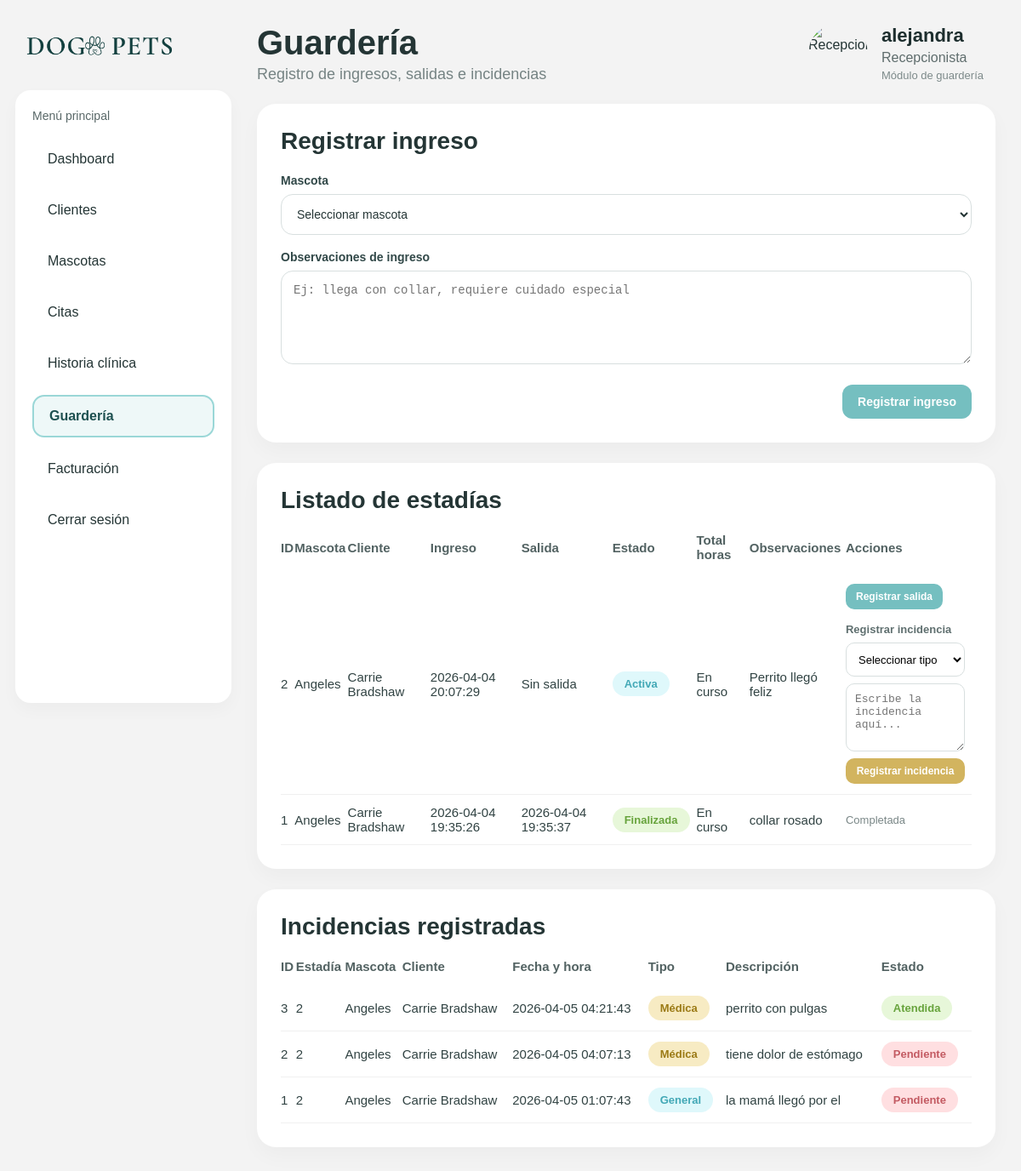
The app's page /recepcionista/guarderia (signed in) with its own data.
### tables this page shows
CREATE TABLE guarderia_estadias (
            id INTEGER PRIMARY KEY AUTOINCREMENT,
            mascota_id INTEGER NOT NULL,
            fecha_hora_ingreso TEXT NOT NULL,
            fecha_hora_salida TEXT,
            observaciones_ingreso TEXT,
            estado TEXT NOT NULL DEFAULT 'Activa',
            total_horas REAL,
            FOREIGN KEY (mascota_id) REFERENCES mascotas (id)
        );

CREATE TABLE mascotas (
        id INTEGER PRIMARY KEY AUTOINCREMENT,
        nombre TEXT NOT NULL,
        especie TEXT NOT NULL,
        raza TEXT,
        edad INTEGER,
        cliente_id INTEGER NOT NULL, estado TEXT NOT NULL DEFAULT 'Activo',
        FOREIGN KEY (cliente_id) REFERENCES clientes (id)
        );

CREATE TABLE clientes (
            id INTEGER PRIMARY KEY AUTOINCREMENT,
            nombre TEXT NOT NULL,
            documento TEXT NOT NULL UNIQUE,
            telefono TEXT NOT NULL,
            correo TEXT NOT NULL,
            direccion TEXT
        , estado TEXT NOT NULL DEFAULT 'Activo');

CREATE TABLE guarderia_incidencias (
            id INTEGER PRIMARY KEY AUTOINCREMENT,
            estadia_id INTEGER NOT NULL,
            fecha_hora TEXT NOT NULL DEFAULT CURRENT_TIMESTAMP,
            descripcion TEXT NOT NULL, tipo TEXT NOT NULL DEFAULT 'General', atendida INTEGER NOT NULL DEFAULT 0,
            FOREIGN KEY (estadia_id) REFERENCES guarderia_estadias (id)
        );

### app.py (the view)
@app.route("/recepcionista/guarderia")
def guarderia():
    if not login_requerido():
        return redirect(url_for("login"))
    if session.get("rol") not in ["recepcionista", "guarderia"]:
        return "No autorizado", 403
    conn = get_db_connection()
    mascotas_db = conn.execute("""
        SELECT
            mascotas.id,
            mascotas.nombre AS mascota_nombre,
            clientes.nombre AS cliente_nombre
        FROM mascotas
        JOIN clientes ON mascotas.cliente_id = clientes.id
        ORDER BY mascotas.nombre ASC
    """).fetchall()
    estadias_db = conn.execute("""
        SELECT
            guarderia_estadias.id,
            guarderia_estadias.fecha_hora_ingreso,
            guarderia_estadias.fecha_hora_salida,
            guarderia_estadias.observaciones_ingreso,
            guarderia_estadias.estado,
            guarderia_estadias.total_horas,
            mascotas.nombre AS mascota_nombre,
            clientes.nombre AS cliente_nombre
        FROM guarderia_estadias
        JOIN mascotas ON guarderia_estadias.mascota_id = mascotas.id
        JOIN clientes ON mascotas.cliente_id = clientes.id
        ORDER BY guarderia_estadias.id DESC
    """).fetchall()
    incidencias_db = conn.execute("""
        SELECT
            guarderia_incidencias.id,
            guarderia_incidencias.fecha_hora,
            guarderia_incidencias.tipo,
            guarderia_incidencias.descripcion,
            guarderia_incidencias.atendida,
            guarderia_estadias.id AS estadia_id,
            mascotas.nombre AS mascota_nombre,
            clientes.nombre AS cliente_nombre
        FROM guarderia_incidencias
        JOIN guarderia_estadias ON guarderia_incidencias.estadia_id = guarderia_estadias.id
        JOIN mascotas ON guarderia_estadias.mascota_id = mascotas.id
        JOIN clientes ON mascotas.cliente_id = clientes.id
        ORDER BY guarderia_incidencias.id DESC
    """).fetchall()
    conn.close()
    return render_template(
        "recepcionista/guarderia.html",
        nombre=session["nombre"],
        rol=session["rol"],
        mascotas=mascotas_db,
        estadias=estadias_db,
        incidencias=incidencias_db
    )

### app.py (called while the page is built)
def get_db_connection():
    return DatabaseSingleton().get_connection()

def login_requerido():
    return "rol" in session

### database.py (called while the page is built)
    def __new__(cls):
        if cls._instance is None:
            cls._instance = super(DatabaseSingleton, cls).__new__(cls)
        return cls._instance

    def get_connection(self):
        conn = sqlite3.connect(self._db_path)
        conn.row_factory = sqlite3.Row
        return conn

### templates/recepcionista/guarderia.html (shortened to what this page needs)
<!DOCTYPE html>
<html lang="es">
<head>
    <link rel="stylesheet" href="{{ url_for('static', filename='css/styles.css') }}">
</head>
<body class="app-page">
    <div class="app-layout">
        <aside class="sidebar">
            <div class="logo-box">
                <img src="{{ url_for('static', filename='img/logo.png') }}" class="logo-img" alt="Logo DOG PETS">
            </div>
            <div class="menu-box">
                <p class="menu-title">Menú principal</p>
                <ul class="menu-list">
                    {% if rol == 'recepcionista' %}
                        <li><a href="{{ url_for('dashboard') }}" class="menu-link">Dashboard</a></li>
                        <li><a href="{{ url_for('clientes') }}" class="menu-link">Clientes</a></li>
                        <li><a href="{{ url_for('mascotas') }}" class="menu-link">Mascotas</a></li>
                        <li><a href="{{ url_for('citas') }}" class="menu-link">Citas</a></li>
                        <li><a href="{{ url_for('historias') }}" class="menu-link">Historia clínica</a></li>
                        <li><a href="{{ url_for('guarderia') }}" class="menu-link active">Guardería</a></li>
                        <li><a href="{{ url_for('facturacion') }}" class="menu-link">Facturación</a></li>
                    {% elif rol == 'guarderia' %}
                        <li><a href="{{ url_for('dashboard') }}" class="menu-link">Dashboard</a></li>
                        <li><a href="{{ url_for('guarderia') }}" class="menu-link active">Guardería</a></li>
                    {% endif %}
                    <li><a href="{{ url_for('logout') }}" class="menu-link">Cerrar sesión</a></li>
                </ul>
            </div>
        </aside>
        <main class="main-content">
            <header class="topbar">
                <div class="welcome-box">
                    <h2>Guardería</h2>
                    <p>Registro de ingresos, salidas e incidencias</p>
                </div>
                <div class="profile-box">
                    {% if rol == 'guarderia' %}
                        <img src="{{ url_for('static', filename='img/guarderia.png') }}" class="avatar-img" alt="Guardería">
                        <div>
                            <h3>{{ nombre }}</h3>
                            <p class="role-text">Encargado de guardería</p>
                            <span class="date-text">Módulo de guardería</span>
                        </div>
                    {% else %}
                        <img src="{{ url_for('static', filename='img/recepcionista.jpg') }}" class="avatar-img" alt="Recepcionista">
                        <div>
                            <h3>{{ nombre }}</h3>
                            <p class="role-text">Recepcionista</p>
                            <span class="date-text">Módulo de guardería</span>
                        </div>
                    {% endif %}
                </div>
            </header>
            <section class="clientes-grid">
                <div class="card form-card">
                    <div class="card-header">
                        <h3>Registrar ingreso</h3>
                    </div>
                    <form action="{{ url_for('registrar_ingreso_guarderia') }}" method="POST" class="client-form">
                        <div class="form-group">
                            <label for="mascota_id">Mascota</label>
                            <select id="mascota_id" name="mascota_id" required>
                                <option value="">Seleccionar mascota</option>
                            </select>
                        </div>
                        <div class="form-group">
                            <label for="observaciones_ingreso">Observaciones de ingreso</label>
                            <textarea id="observaciones_ingreso" name="observaciones_ingreso" placeholder="Ej: llega con collar, requiere cuidado especial"></textarea>
                        </div>
                        <div class="form-actions">
                            <button type="submit" class="btn-secondary">Registrar ingreso</button>
                        </div>
                    </form>
                </div>
                <div class="card table-card">
                    <div class="card-header">
                        <h3>Listado de estadías</h3>
                    </div>
                    <table>
                        <thead>
                            <tr>
                                <th>ID</th>
                                <th>Mascota</th>
                                <th>Cliente</th>
                                <th>Ingreso</th>
                                <th>Salida</th>
                                <th>Estado</th>
                                <th>Total horas</th>
                                <th>Observaciones</th>
                                <th>Acciones</th>
                            </tr>
                        </thead>
                        <tbody>
                            {% if estadias %}
                                {% for estadia in estadias %}
                                    <tr>
                                        <td>{{ estadia.id }}</td>
                                        <td>{{ estadia.mascota_nombre }}</td>
                                        <td>{{ estadia.cliente_nombre }}</td>
                                        <td>{{ estadia.fecha_hora_ingreso }}</td>
                                        <td>{{ estadia.fecha_hora_salida if estadia.fecha_hora_salida else 'Sin salida' }}</td>
                                        <td>
                                            {% if estadia.estado == 'Activa' %}
                                                <span class="badge badge-info">Activa</span>
                                            {% else %}
                                                <span class="badge badge-success">Finalizada</span>
                                            {% endif %}
                                        </td>
                                        <td>{{ estadia.total_horas if estadia.total_horas else 'En curso' }}</td>
                                        <td>{{ estadia.observaciones_ingreso if estadia.observaciones_ingreso else 'Sin observaciones' }}</td>
                                        <td>
                                            <div class="acciones-cita">
                                                {% if estadia.estado == 'Activa' %}
                                                    <form action="{{ url_for('registrar_salida_guarderia', estadia_id=estadia.id) }}" method="POST" class="accion-form-inline">
                                                        <button type="submit" class="btn-table">Registrar salida</button>
                                                    </form>
                                                    <form action="{{ url_for('registrar_incidencia_guarderia', estadia_id=estadia.id) }}" method="POST" class="accion-form-incidencia">
                                                        <label class="incidencia-label">Registrar incidencia</label>
                                                        <select name="tipo" required>
                                                            <option value="">Seleccionar tipo</option>
                                                        </select>
                                                        <textarea name="descripcion" placeholder="Escribe la incidencia aquí..." required></textarea>
                                                        <button type="submit" class="btn-table btn-noshow">Registrar incidencia</button>
                                                    </form>
                                                {% else %}
                                                    <span class="text-muted">Completada</span>
                                                {% endif %}
                                            </div>
                                        </td>
                                    </tr>
                                {% endfor %}
                            {% else %}
                                <tr>
                                    <td colspan="9" class="empty-state">No hay estadías registradas todavía.</td>
                                </tr>
                            {% endif %}
                        </tbody>
                    </table>
                </div>
                <div class="card table-card">
                    <div class="card-header">
                        <h3>Incidencias registradas</h3>
                    </div>
                    <table>
                        <thead>
                            <tr>
                                <th>ID</th>
                                <th>Estadía</th>
                                <th>Mascota</th>
                                <th>Cliente</th>
                                <th>Fecha y hora</th>
                                <th>Tipo</th>
                                <th>Descripción</th>
                                <th>Estado</th>
                            </tr>
                        </thead>
                        <tbody>
                            {% if incidencias %}
                                {% for incidencia in incidencias %}
                                    <tr>
                                        <td>{{ incidencia.id }}</td>
                                        <td>{{ incidencia.estadia_id }}</td>
                                        <td>{{ incidencia.mascota_nombre }}</td>
                                        <td>{{ incidencia.cliente_nombre }}</td>
                                        <td>{{ incidencia.fecha_hora }}</td>
                                        <td>
                                            {% if incidencia.tipo == 'Médica' %}
                                                <span class="badge badge-warning">Médica</span>
                                            {% else %}
                                                <span class="badge badge-info">General</span>
                                            {% endif %}
                                        </td>
                                        <td>{{ incidencia.descripcion }}</td>
                                        <td>
                                            {% if incidencia.atendida == 1 %}
                                                <span class="badge badge-success">Atendida</span>
                                            {% else %}
                                                <span class="badge badge-danger">Pendiente</span>
                                            {% endif %}
                                        </td>
                                    </tr>
                                {% endfor %}
                            {% else %}
                                <tr>
                                    <td colspan="8" class="empty-state">No hay incidencias registradas todavía.</td>
                                </tr>
                            {% endif %}
                        </tbody>
                    </table>
                </div>
            </section>
        </main>
    </div>
</body>
</html>

### records on screen
guarderia_estadias: id "2", mascota_nombre "Angeles", cliente_nombre "Carrie Bradshaw", fecha_hora_ingreso "2026-04-04 20:07:29", fecha_hora_salida "Sin salida", estado "Activa", total_horas "En curso", observaciones_ingreso "Perrito llegó feliz"
guarderia_estadias: id "1", mascota_nombre "Angeles", cliente_nombre "Carrie Bradshaw", fecha_hora_ingreso "2026-04-04 19:35:26", fecha_hora_salida "2026-04-04 19:35:37", estado "Finalizada", total_horas "En curso", observaciones_ingreso "collar rosado"
guarderia_incidencias: id "3", estadia_id "2", mascota_nombre "Angeles", cliente_nombre "Carrie Bradshaw", fecha_hora "2026-04-05 04:21:43", tipo "Médica", descripcion "perrito con pulgas", atendida "Atendida"
guarderia_incidencias: id "2", estadia_id "2", mascota_nombre "Angeles", cliente_nombre "Carrie Bradshaw", fecha_hora "2026-04-05 04:07:13", tipo "Médica", descripcion "tiene dolor de estómago", atendida "Pendiente"
guarderia_incidencias: id "1", estadia_id "2", mascota_nombre "Angeles", cliente_nombre "Carrie Bradshaw", fecha_hora "2026-04-05 01:07:43", tipo "General", descripcion "la mamá llegó por el", atendida "Pendiente"

### other values on screen
{{ nombre }} "alejandra"
